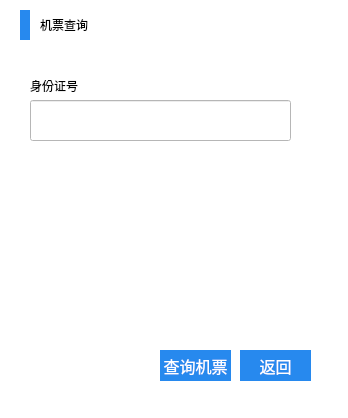
<?xml version="1.0" encoding="UTF-8"?>
<ui version="4.0">
 <class>Find_Ticket</class>
 <widget class="QWidget" name="Find_Ticket">
  <property name="geometry">
   <rect>
    <x>0</x>
    <y>0</y>
    <width>348</width>
    <height>418</height>
   </rect>
  </property>
  <property name="windowTitle">
   <string>Form</string>
  </property>
  <property name="styleSheet">
   <string notr="true">background-color: rgb(255, 255, 255);</string>
  </property>
  <widget class="QPushButton" name="pushButton">
   <property name="geometry">
    <rect>
     <x>160</x>
     <y>350</y>
     <width>71</width>
     <height>31</height>
    </rect>
   </property>
   <property name="styleSheet">
    <string notr="true">QPushButton{
height: 30px;
width: 80px;
background-color: #2789EE;border:none;color:rgb(255, 255, 255);font:16px Microsoft YaHei;}
QPushButton:pressed{background-color: rgb(38, 195, 238);border:none;color:rgb(255, 255, 255);font:16px Microsoft YaHei;}</string>
   </property>
   <property name="text">
    <string>查询机票</string>
   </property>
  </widget>
  <widget class="QLineEdit" name="lineEdit">
   <property name="geometry">
    <rect>
     <x>30</x>
     <y>100</y>
     <width>261</width>
     <height>41</height>
    </rect>
   </property>
   <property name="font">
    <font>
     <family>.PingFang HK</family>
     <pointsize>12</pointsize>
    </font>
   </property>
   <property name="inputMask">
    <string/>
   </property>
   <property name="text">
    <string/>
   </property>
  </widget>
  <widget class="QPushButton" name="pushButton_2">
   <property name="geometry">
    <rect>
     <x>240</x>
     <y>350</y>
     <width>71</width>
     <height>31</height>
    </rect>
   </property>
   <property name="styleSheet">
    <string notr="true">QPushButton{
height: 30px;
width: 80px;
background-color: #2789EE;border:none;color:rgb(255, 255, 255);font:16px Microsoft YaHei;}
QPushButton:pressed{background-color: rgb(38, 195, 238);border:none;color:rgb(255, 255, 255);font:16px Microsoft YaHei;}</string>
   </property>
   <property name="text">
    <string>返回</string>
   </property>
  </widget>
  <widget class="QLabel" name="label_10">
   <property name="geometry">
    <rect>
     <x>20</x>
     <y>10</y>
     <width>10</width>
     <height>30</height>
    </rect>
   </property>
   <property name="styleSheet">
    <string notr="true">background-color: #2789EE;</string>
   </property>
   <property name="text">
    <string/>
   </property>
  </widget>
  <widget class="QLabel" name="label_9">
   <property name="geometry">
    <rect>
     <x>40</x>
     <y>10</y>
     <width>121</width>
     <height>30</height>
    </rect>
   </property>
   <property name="styleSheet">
    <string notr="true">font: 20px &quot;微软雅黑&quot;;
color: rgb(0，0，0);</string>
   </property>
   <property name="text">
    <string>机票查询</string>
   </property>
  </widget>
  <widget class="QLabel" name="label">
   <property name="geometry">
    <rect>
     <x>30</x>
     <y>80</y>
     <width>54</width>
     <height>12</height>
    </rect>
   </property>
   <property name="text">
    <string>身份证号</string>
   </property>
  </widget>
 </widget>
 <resources/>
 <connections/>
</ui>
